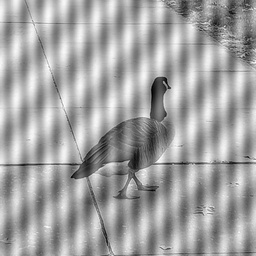
#> input picture imagenes/pato.jpg, 256 x 256 px, shrunk from 512 x 512 before the run
$ python 61_B_ventana_clic.py
#> lines starting #> are read from the running program, lines starting #| are printed output that depends on the picture

import cv2
import numpy as np
import numpy.matlib
import matplotlib.pyplot as plt
from matplotlib import cm
import matplotlib.image as mpimg

# funcion que despliega un circulo en cada punto
# cliqueado sobre la imagen
def click_event(event, x, y, flags, params):
    global coords
    # chequea si ocurre el evento del boton izquierdo
    if event == cv2.EVENT_LBUTTONDOWN:
        cv2.circle(img_fq_r, (x,y), 5, (255,0,0), 2)
        new_coords = np.array([x,y])
        coords = np.vstack([coords,new_coords])
        cv2.imshow('image', img_fq_r)


def btw_pts(x,y,M,N,n,fc):
# Aplicacion del filtro Butterworth
# en una posicion especifica

# x: posicion en x (fila)
# y: posicion en y (columna)
# M: filas de la imagen
# N: columnas de la imagen
# n: orden del filtro
# fc: frecuencia de corte
# Calculo de la malla

    vx=np.linspace(-M/2, M/2, M)
    vy=np.linspace(-N/2, N/2, N)
    U,V=np.meshgrid(vy,vx)
    f= np.sqrt(U**2+V**2)

    T=np.ones([M,N])
    # para cada punto de la lista
    print(len(x))
    for i in range(0, len(x)):

        #filtro de butterworth centrado
        H = 1- 1/(1+ (f/fc)**(2*n))

        # Movemos el punto del centro
        # a la posicion deseada
        a= x[i]- M/2
        b= y[i]- N/2
        H = np.roll(H, int(a), axis=0)
        H = np.roll(H, int(b), axis=1)

        T= T*H

    #Convertimos el filtro
    res= 1-T
    return (res)

#////////////////////////////////////////
#        PROGRAMA PRINCIPAL             /
#////////////////////////////////////////
img = cv2.imread('imagenes/pato.jpg')
#> img is the input picture: shape (256, 256, 3); min 0, max 255, mean 162.7
gray = cv2.cvtColor(img,cv2.COLOR_BGR2GRAY)
gray = cv2.normalize(gray.astype('float'), None, 0, 1, cv2.NORM_MINMAX)
m,n = gray.shape
#> m = 256; n = 256

#generamos un arreglo vacio de dos columnas
coords = np.array([], dtype=np.int64).reshape(0,2)

# PASO 1)
# determinamos el espectro de la imagen
F = np.fft.fft2(gray)
FS = np.fft.fftshift(F)

# esto solo lo empleamos para la visualización
img_fq = np.real(0.1*np.log(FS))
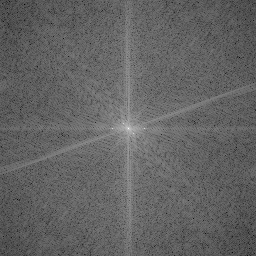
#> img_fq: shape (256, 256) float64; min -0.394, max 1.06, mean 0.174; drawn with min black and max white

# aumentamos el tamaño de la imagen
# solo para efectos de visualización de las frecuencias con ruido
m, n = img_fq.shape
img_fq_r = cv2.resize(img_fq, (n*2, m*2), interpolation= cv2.INTER_AREA)

# desplegamos la imagen y mostramos
# los puntos seleccionados
cv2.imshow('image', img_fq_r)
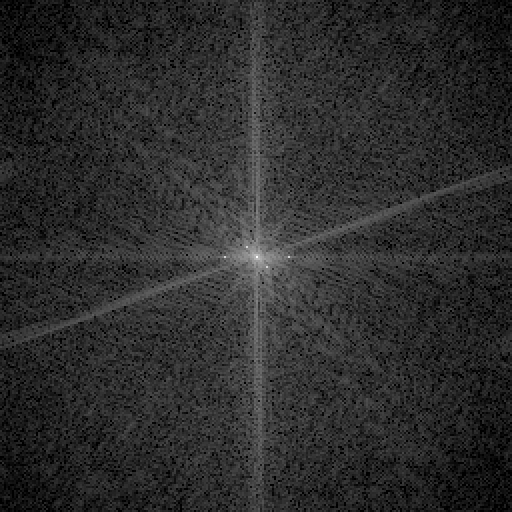
#> window 'image': shape (512, 512); min 0, max 255, mean 44.3
cv2.setMouseCallback('image', click_event, coords)
cv2.waitKey(0)

# PASO 2)
# Parametros de Butterworth
od = 3 #orden del filtro
fc = 4 #frecuencia de corte (ancho)
x  = coords[:,1]/2
y  = coords[:,0]/2
print(f'coordenadas x: {x}')
print(f'coordenadas y: {y}')

# Funcion que genera puntos artificiales
# segun las coordenadas seleccionadas
HB = btw_pts(x,y,m,n,od,fc)
#> after the loop in btw_pts, `for i in range(0, len(x)):`: T: shape (256, 256) float64; every value is 1

# Aplicamos el filtro sobre la imagen
ef= FS*HB

# Determinamos la imagen del ruido
eta = np.real(np.fft.ifft2(np.fft.fftshift(ef)))
#> eta: shape (256, 256) float64; every value is 0

plt.figure(figsize=(12,8))
plt.imshow(eta, cmap='gray')
plt.show()

# PASO 3)
# Determinamos el factor de compensación del ruido
a = 32
b = 32
w= np.zeros([m, n])

#agrandamos la imagen original
m_g  =  np.zeros([m+2*a, n+2*a])
m_nu =  np.zeros([m+2*a, n+2*a])

#incorporamos la informacion
m_g[a:-a, b:-b] = gray
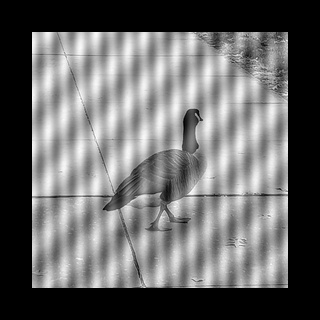
#> m_g: shape (320, 320) float64; min 0, max 1, mean 0.408
m_nu[a:-a, b:-b] = eta
#> m_nu: shape (320, 320) float64; every value is 0
print(m_g.shape)
#| (320, 320)

for i in range(a, m-a):
    for j in range(b, n-b):
        wg= np.zeros([2*a, 2*b])
        wn= np.zeros([2*a, 2*b])

        #ventanas
        wg  = m_g[-a+i:a+i,-b+j:b+j]
        wn  = m_nu[-a+i:a+i,-b+j:b+j]

        num = np.mean(wg*wn) - np.mean(wg)*np.mean(wn)
        den = np.mean(wn**2)- np.mean(wn)**2
        w[i-a, j-b]= num/den
#> w: shape (256, 256) float64; 56.25% of the values are NaN or infinite; the others: min 0, max 0, mean 0
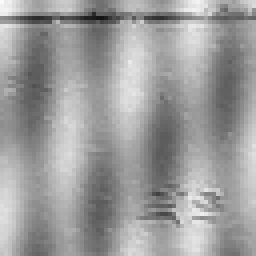
#> wg: shape (64, 64) float64 (shown 4 times larger); min 0.0784, max 0.98, mean 0.612
#> wn: shape (64, 64) float64; every value is 0

# PASO 4)
# aplicamos la corrección del ruido con el factor de compensación
res= gray-w*eta
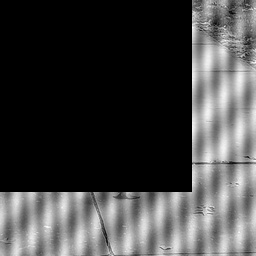
#> res: shape (256, 256) float64; 56.25% of the values are NaN or infinite; the others: min 0.0431, max 0.996, mean 0.621; drawn with min black, max white, NaN and infinite black

#borramos los bordes de la imagen de salida
output = res[2*a:-2*a, 2*b:-2*b]
#> output: shape (128, 128) float64; every value is NaN or infinite

fig = plt.figure(figsize=(16,5))
plt.subplot(131)
plt.imshow(HB, cmap="gray")
plt.subplot(132)
plt.imshow(gray, cmap="gray")
plt.subplot(133)
plt.imshow(output, cmap="gray")
plt.show()

$ run again, with imagenes/cars.jpg copied over imagenes/pato.jpg
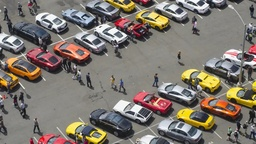
#> input picture imagenes/cars.jpg, 256 x 144 px, shrunk from 912 x 513 before the run
#> img is the input picture: shape (144, 256, 3); mean B, G, R 110.4, 118.6, 126.1
#> eta: shape (144, 256) float64; every value is 0
#> m_nu: shape (208, 320) float64; every value is 0
#| (208, 320)
#> after the loop `for i in range(a, m-a):`:
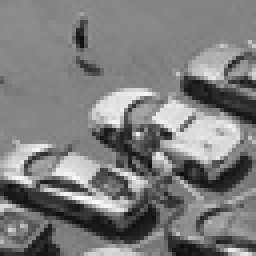
#> wg: shape (64, 64) float64 (shown 4 times larger); min 0.0486, max 0.996, mean 0.491
#> `plt.show()`:
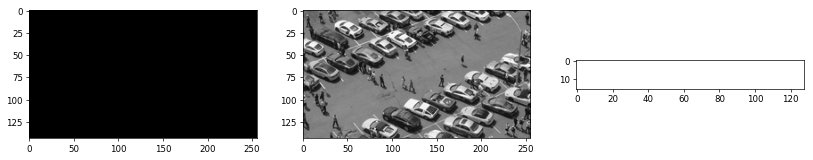
#> figure drawn by matplotlib, 3 panels

$ run again, with imagenes/flowers.jpg copied over imagenes/pato.jpg
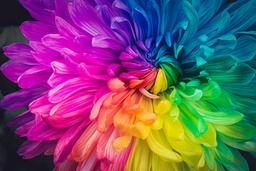
#> input picture imagenes/flowers.jpg, 256 x 171 px, shrunk from 612 x 408 before the run
#> img is the input picture: shape (171, 256, 3); mean B, G, R 108, 80.5, 116.4
#> eta: shape (171, 256) float64; every value is 0
#> m_nu: shape (235, 320) float64; every value is 0
#| (235, 320)
#> after the loop `for i in range(a, m-a):`:
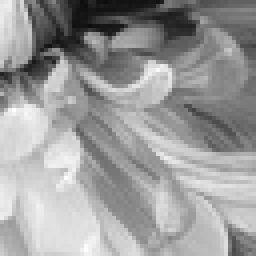
#> wg: shape (64, 64) float64 (shown 4 times larger); min 0.0531, max 1, mean 0.609
#> `res= gray-w*eta`:
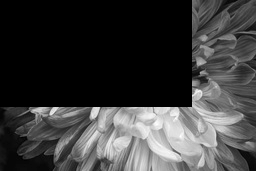
#> res: shape (171, 256) float64; 46.93% of the values are NaN or infinite; the others: min 0.0242, max 0.995, mean 0.452; drawn with min black, max white, NaN and infinite black
#> output: shape (43, 128) float64; every value is NaN or infinite
